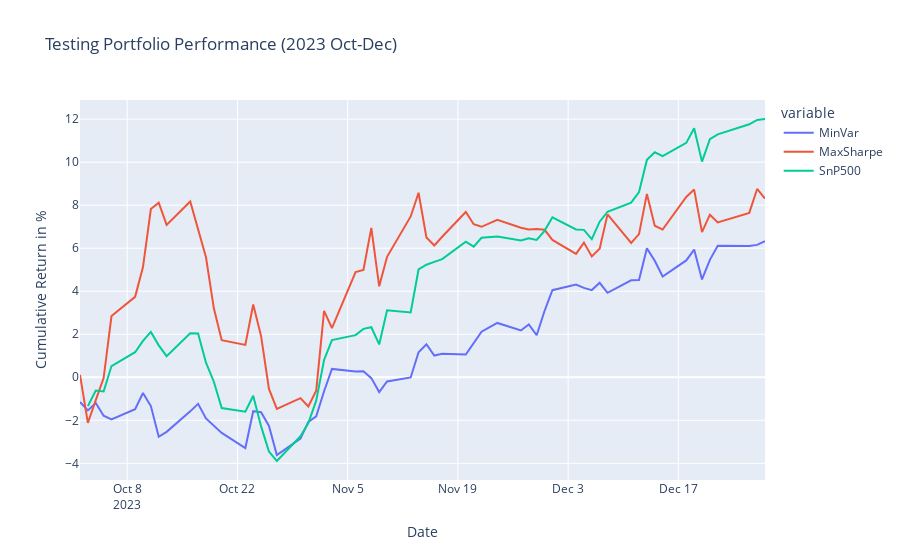

Notebook code for this chart:
### Code cell
back = pd.DataFrame({"MinVar": ret_1, "MaxSharpe": ret_2})
back = pd.concat([back, ind_ret], join="outer", axis=1)
back.drop(back.tail(1).index, inplace=True)

back.interpolate(method="linear", inplace=True)

fig = px.line(back, x=back.index, y=back.columns, title="Testing Portfolio Performance (2023 Oct-Dec)")
fig.update_xaxes(title_text="Date")
fig.update_yaxes(title_text="Cumulative Return in %")

fig.show()
